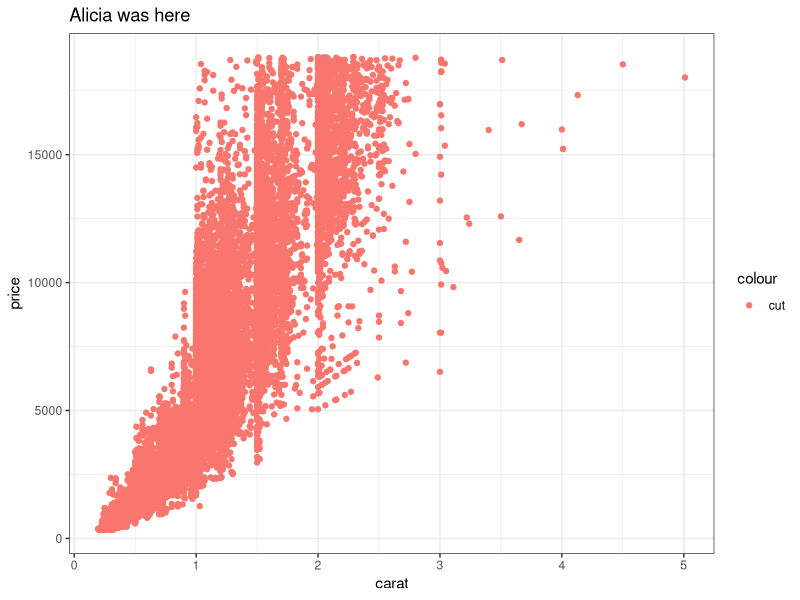
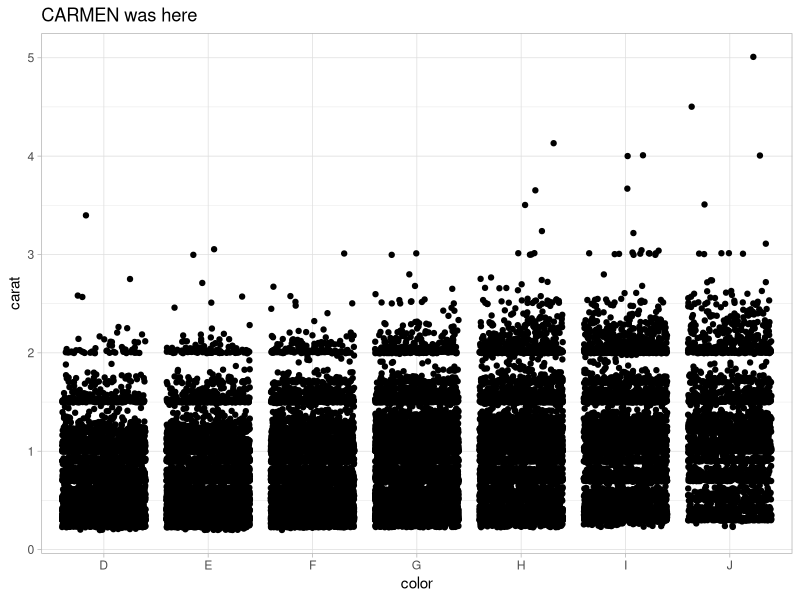
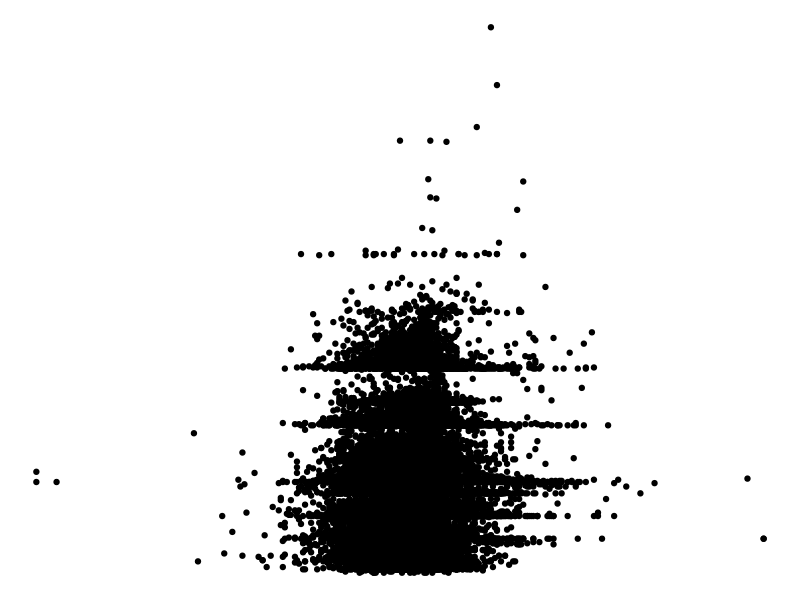

The R source for these figures, in order:
## ---- chunk 1
knitr::opts_chunk$set(echo = TRUE)
library(tidyverse)
## ---- chunk 2
# Partner 1: 
# Run the code below to see the original graph
# Change the code below to make the point color change based on 'cut', and update the theme to theme_bw(). Update the title to include your first name. 

ggplot(data = diamonds, aes(x = carat, y = price)) +
  geom_point(aes(color = "cut")) +
  theme_bw() +
  labs(title = "Alicia was here")
## ---- chunk 3
# Partner 2: 
# Run the code below to see the original graph
# Change the code below to make the geom a geom_jitter, and update the theme to theme_light. Update the title to include your first name. 

ggplot(data = diamonds, aes(x = color, y = carat)) +
  geom_jitter() +
  theme_light() +
  labs(title = "CARMEN was here")
## ---- chunk 4
ggplot(data = diamonds, aes(x = depth, y = carat)) +
  geom_point() +
  theme_void()
## ---- chunk 5

